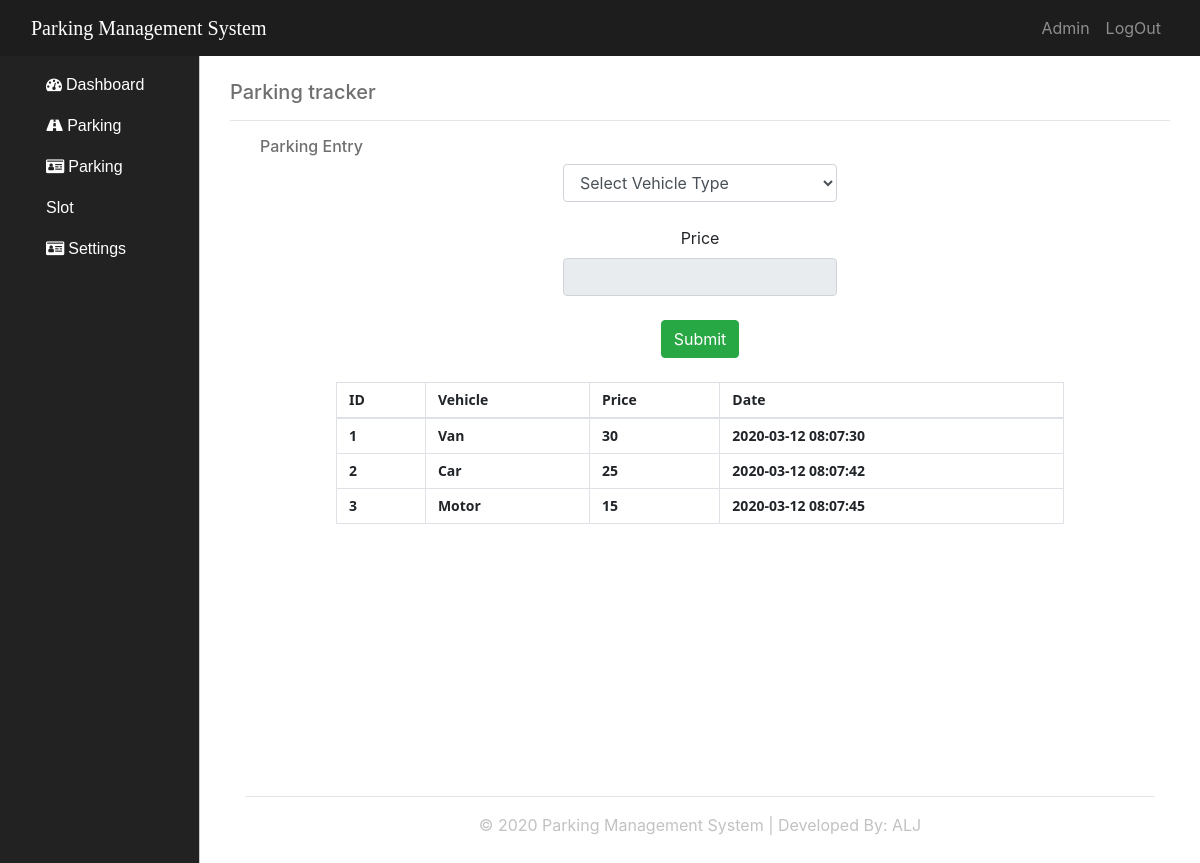
Page /parking.panel.php on the earlier database version.
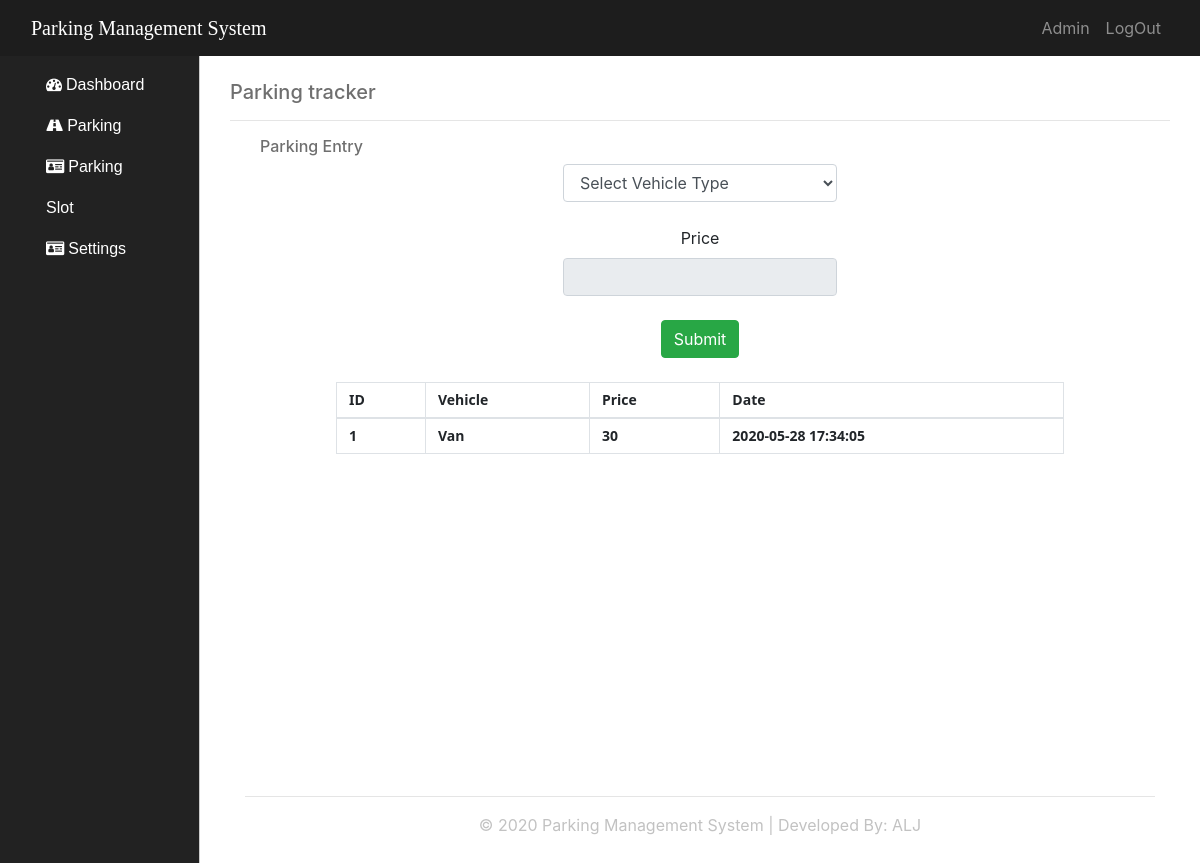
Same page on the later database version.
### tables this page shows
CREATE TABLE `tbl_parking_entry` (
  `parking_entry_id` int(11) NOT NULL,
  `vehicle` varchar(50) NOT NULL,
  `price` float NOT NULL,
  `date` timestamp NOT NULL DEFAULT CURRENT_TIMESTAMP ON UPDATE CURRENT_TIMESTAMP
);

### includes/dbh.inc.php (called while the page is built, shortened)
<?php
 class Database{
    protected function db_connection()
    {
        $this->db_host ="localhost";
        $this->db_username ="root";
        $this->db_password ="";
        $this->db_name ="db_pms";
        $this->connection = new mysqli($this->db_host,$this->db_username,$this->db_password,$this->db_name);
        return $this->connection;
    }
 }
?>

### includes/Select.class.php (called while the page is built, shortened)
<?php
include_once 'dbh.inc.php';
class Select_class extends Database{
    public function select_all_entry(){
        $query_all_entry="Select * from tbl_parking_entry";
        $result=mysqli_query($this->connection,$query_all_entry);
        return $result;
    }
}
?>

### parking.panel.php (the view, shortened to what this page needs)
<?php
include 'includes/Select.class.php';
$conn = new Select_class();
$read_all_parking_entry = $conn->select_all_entry();
?>
<!Doctype html>
<html>
<head>
    <link rel="stylesheet" type="text/css" href="assets/bootstrap-4.4.1-dist/css/bootstrap.css">
    <link rel="stylesheet" type="text/css" href="assets/bootstrap-4.4.1-dist/css/custom.css">
    <link rel="stylesheet" href="https://use.fontawesome.com/releases/v5.6.3/css/all.css">
    <link rel="stylesheet" href="https://cdnjs.cloudflare.com/ajax/libs/font-awesome/4.7.0/css/font-awesome.min.css">
</head>
<body>
    <div class="container-fluid">
        <div class="row wrapper">
            <div class="col-sm-12" style="background:#1d1d1d;">
                <nav class="navbar navbar-expand-sm  navbar-dark">
                    <a class="navbar-brand" href="#" style="font-family:calibri;">Parking Management System</a>
                    <div class="collapse navbar-collapse" id="collapsibleNavbar">
                        <ul class="navbar-nav ml-auto">
                            <li class="nav-item ">
                                <a class="nav-link" href="#">Admin</a>
                            </li>
                            <li class="nav-item">
                                <a class="nav-link" href="#">LogOut</a>
                            </li>
                        </ul>
                    </div>
                </nav>
            </div>
            <div class="col-lg-2 aside-nav">
                <div class="container">
                <nav class="navbar navbar-expand-md  navbar-dark">
                        <br>
                        <div class="collapse navbar-collapse" id="SideNav">
                        <ul class="navbar-nav d-block">
                            <li class="nav-item fa fa-dashboard"> <a href="index" >Dashboard</a></li>
                            <li class=" nav-item fa fa-road"> <a href="parking.panel">Parking</a></li>
                            <li class=" nav-item fa fa-id-card"> <a href="#" >Parking Slot</a></li>
                            <li class=" nav-item fa fa-id-card"> <a href="#" >Settings</a></li>
                        </ul>
                        </div>
                    </nav>
                </div>
            </div>
            <div class="col-lg-10 dash justify-content-center">
                <div class="container"><br>
                    <h5 style="color:#6f6f6f;">Parking tracker</h5>
                    <hr>
                    <h6 style="color:#6f6f6f; text-indent:30px; ">Parking Entry</h6>
                    <div class="row d-flex justify-content-center">
                        <form method="post" action="functions/Insert.ent.php" class="text-center">
                        <select id="cars" class="form-control" name="vehicle" onchange="ChooseType();" >
                        <option selected disabled>Select Vehicle Type </option>
                        <?php
                            include_once 'includes/Select.class.php';
                          ?>
                        </select>
                        <br>
                        <label>Price</label><br>
                       <input  readonly type="text" class="form-control" id="price" name="price"><br>
                        <button type="submit" class="btn btn-success btn-m " name="Submit_btn" > Submit</button>
                        </form>
                    </div>
                    <br>
              <div class="container">
            <section class="table_data">
  <table class="table table-bordered">
    <thead>
      <tr>
      <th>ID</th>
        <th>Vehicle</th>
        <th>Price</th>
        <th>Date</th>
      </tr>
    </thead>
    <tbody>
        <?php
        while($row=mysqli_fetch_array($read_all_parking_entry)){
        ?>
      <tr>
        <td><?php echo $row['parking_entry_id'];?></td>
        <td><?php echo $row['vehicle'];?></td>
        <td><?php echo $row['price'];?></td>
        <td><?php echo $row['date'];?></td>
      </tr>
      <?php
        }
      ?>
    </tbody>
  </table>
</section>
</div>
                    <br><br>
                      <div class="container text-center">
                      <hr>
                      <footer style="color:#c2c2c2;">
                      &copy; 2020 Parking Management System | Developed By: ALJ
                      </footer>
                      </div>
                </div>
            </div>
        </div>
    </div>
</body>
</html>

Differences in the rows shown:
removed tbl_parking_entry: parking_entry_id "2", vehicle "Car", price "25", date "2020-03-12 08:07:42"
removed tbl_parking_entry: parking_entry_id "3", vehicle "Motor", price "15", date "2020-03-12 08:07:45"
changed tbl_parking_entry "Van": date "2020-03-12 08:07:30" → "2020-05-28 17:34:05"
